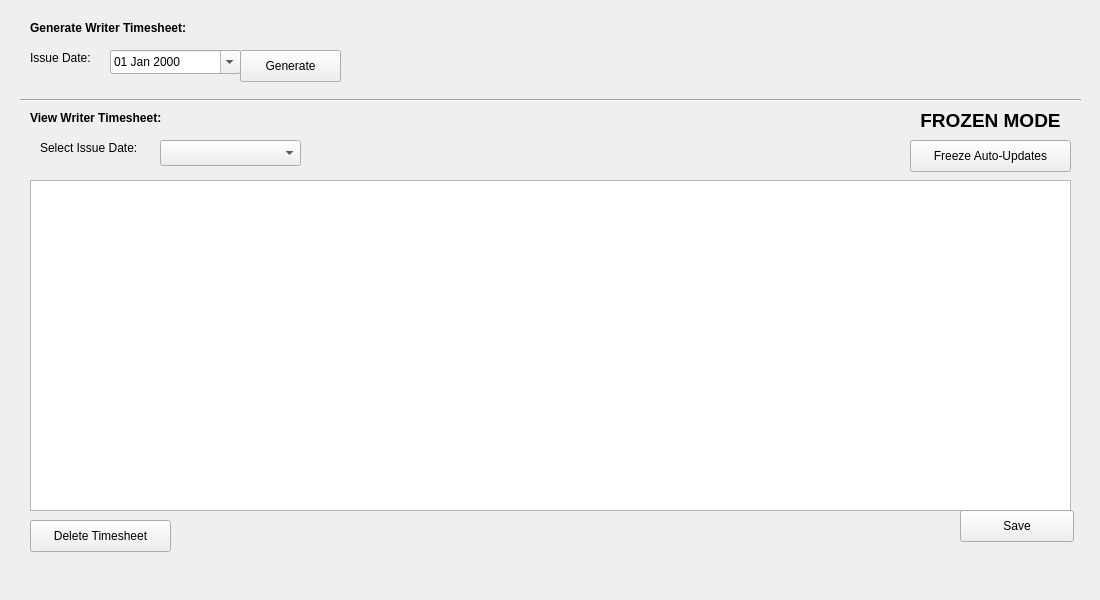
<?xml version="1.0" encoding="UTF-8"?>
<ui version="4.0">
 <class>writerTimesheetWidget</class>
 <widget class="QWidget" name="writerTimesheetWidget">
  <property name="geometry">
   <rect>
    <x>0</x>
    <y>0</y>
    <width>1100</width>
    <height>600</height>
   </rect>
  </property>
  <property name="windowTitle">
   <string>Form</string>
  </property>
  <widget class="QTableWidget" name="writerTimesheetTable">
   <property name="geometry">
    <rect>
     <x>30</x>
     <y>180</y>
     <width>1041</width>
     <height>331</height>
    </rect>
   </property>
   <property name="tabKeyNavigation">
    <bool>false</bool>
   </property>
  </widget>
  <widget class="Line" name="line">
   <property name="geometry">
    <rect>
     <x>20</x>
     <y>90</y>
     <width>1061</width>
     <height>20</height>
    </rect>
   </property>
   <property name="orientation">
    <enum>Qt::Horizontal</enum>
   </property>
  </widget>
  <widget class="QLabel" name="label">
   <property name="geometry">
    <rect>
     <x>30</x>
     <y>20</y>
     <width>181</width>
     <height>16</height>
    </rect>
   </property>
   <property name="font">
    <font>
     <weight>75</weight>
     <bold>true</bold>
    </font>
   </property>
   <property name="text">
    <string>Generate Writer Timesheet:</string>
   </property>
  </widget>
  <widget class="QDateEdit" name="generateTimesheetDate">
   <property name="geometry">
    <rect>
     <x>110</x>
     <y>50</y>
     <width>131</width>
     <height>24</height>
    </rect>
   </property>
   <property name="displayFormat">
    <string>dd MMM yyyy</string>
   </property>
   <property name="calendarPopup">
    <bool>true</bool>
   </property>
  </widget>
  <widget class="QLabel" name="label_2">
   <property name="geometry">
    <rect>
     <x>30</x>
     <y>50</y>
     <width>81</width>
     <height>16</height>
    </rect>
   </property>
   <property name="text">
    <string>Issue Date:</string>
   </property>
  </widget>
  <widget class="QLabel" name="label_3">
   <property name="geometry">
    <rect>
     <x>30</x>
     <y>110</y>
     <width>201</width>
     <height>16</height>
    </rect>
   </property>
   <property name="font">
    <font>
     <weight>75</weight>
     <bold>true</bold>
    </font>
   </property>
   <property name="text">
    <string>View Writer Timesheet:</string>
   </property>
  </widget>
  <widget class="QLabel" name="label_4">
   <property name="geometry">
    <rect>
     <x>40</x>
     <y>140</y>
     <width>131</width>
     <height>16</height>
    </rect>
   </property>
   <property name="text">
    <string>Select Issue Date:</string>
   </property>
  </widget>
  <widget class="QPushButton" name="generateTimesheetButton">
   <property name="geometry">
    <rect>
     <x>240</x>
     <y>50</y>
     <width>101</width>
     <height>32</height>
    </rect>
   </property>
   <property name="text">
    <string>Generate</string>
   </property>
  </widget>
  <widget class="QComboBox" name="selectIssueDateComboBox">
   <property name="geometry">
    <rect>
     <x>160</x>
     <y>140</y>
     <width>141</width>
     <height>26</height>
    </rect>
   </property>
  </widget>
  <widget class="QPushButton" name="freezeInformationButton">
   <property name="geometry">
    <rect>
     <x>910</x>
     <y>140</y>
     <width>161</width>
     <height>32</height>
    </rect>
   </property>
   <property name="text">
    <string>Freeze Auto-Updates</string>
   </property>
  </widget>
  <widget class="QLabel" name="frozenModeLabel">
   <property name="geometry">
    <rect>
     <x>910</x>
     <y>110</y>
     <width>161</width>
     <height>20</height>
    </rect>
   </property>
   <property name="font">
    <font>
     <pointsize>14</pointsize>
     <weight>75</weight>
     <bold>true</bold>
    </font>
   </property>
   <property name="text">
    <string>FROZEN MODE</string>
   </property>
   <property name="alignment">
    <set>Qt::AlignCenter</set>
   </property>
  </widget>
  <widget class="QPushButton" name="saveButton">
   <property name="geometry">
    <rect>
     <x>960</x>
     <y>510</y>
     <width>114</width>
     <height>32</height>
    </rect>
   </property>
   <property name="text">
    <string>Save</string>
   </property>
  </widget>
  <widget class="QPushButton" name="deleteTimesheetButton">
   <property name="geometry">
    <rect>
     <x>30</x>
     <y>520</y>
     <width>141</width>
     <height>32</height>
    </rect>
   </property>
   <property name="text">
    <string>Delete Timesheet</string>
   </property>
  </widget>
 </widget>
 <resources/>
 <connections/>
</ui>
